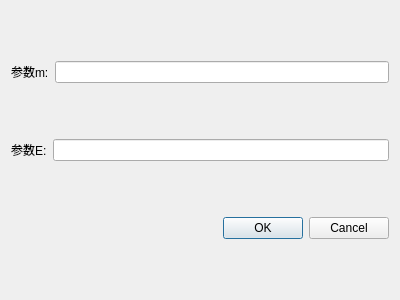
<?xml version="1.0" encoding="UTF-8"?>
<ui version="4.0">
 <class>ContrastC</class>
 <widget class="QDialog" name="ContrastC">
  <property name="geometry">
   <rect>
    <x>0</x>
    <y>0</y>
    <width>400</width>
    <height>300</height>
   </rect>
  </property>
  <property name="windowTitle">
   <string>Dialog</string>
  </property>
  <layout class="QVBoxLayout" name="verticalLayout">
   <item>
    <layout class="QHBoxLayout" name="horizontalLayout">
     <item>
      <widget class="QLabel" name="label">
       <property name="text">
        <string>参数m:</string>
       </property>
      </widget>
     </item>
     <item>
      <widget class="QLineEdit" name="lineEdit"/>
     </item>
    </layout>
   </item>
   <item>
    <layout class="QHBoxLayout" name="horizontalLayout_2">
     <item>
      <widget class="QLabel" name="label_2">
       <property name="text">
        <string>参数E:</string>
       </property>
      </widget>
     </item>
     <item>
      <widget class="QLineEdit" name="lineEdit_2"/>
     </item>
    </layout>
   </item>
   <item>
    <widget class="QDialogButtonBox" name="buttonBox">
     <property name="orientation">
      <enum>Qt::Horizontal</enum>
     </property>
     <property name="standardButtons">
      <set>QDialogButtonBox::Cancel|QDialogButtonBox::Ok</set>
     </property>
    </widget>
   </item>
  </layout>
 </widget>
 <resources/>
 <connections>
  <connection>
   <sender>buttonBox</sender>
   <signal>accepted()</signal>
   <receiver>ContrastC</receiver>
   <slot>accept()</slot>
   <hints>
    <hint type="sourcelabel">
     <x>248</x>
     <y>254</y>
    </hint>
    <hint type="destinationlabel">
     <x>157</x>
     <y>274</y>
    </hint>
   </hints>
  </connection>
  <connection>
   <sender>buttonBox</sender>
   <signal>rejected()</signal>
   <receiver>ContrastC</receiver>
   <slot>reject()</slot>
   <hints>
    <hint type="sourcelabel">
     <x>316</x>
     <y>260</y>
    </hint>
    <hint type="destinationlabel">
     <x>286</x>
     <y>274</y>
    </hint>
   </hints>
  </connection>
 </connections>
</ui>
